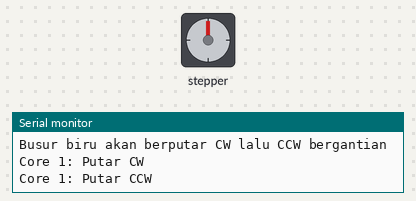
The sketch below on a simulated ESP32-S3. Shown: stepper motor, the last lines printed to the serial monitor. Wiring (inferred from the names in the program): stepper motor driver (200 steps per turn assumed): step GPIO 4; direction GPIO 5; enable GPIO 2.

Above: at 1.05 s.
At 1.5 s:
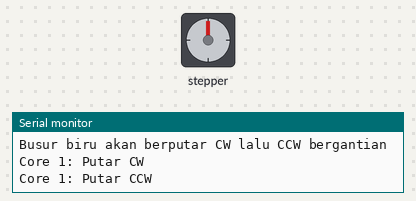
At 1.95 s:
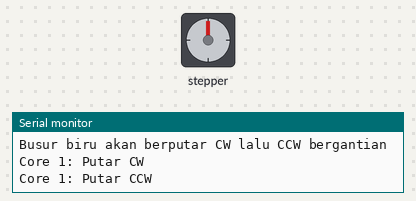
At 2.9 s:
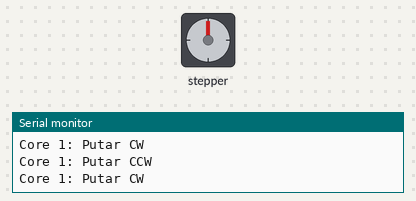
Timing chart, 0 to 5.6 s (numbered marks = the images above):
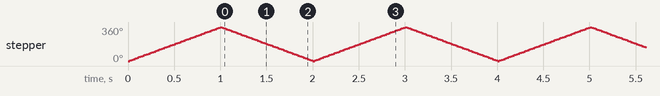

Measured:
- by itself, stepper: turns 360° clockwise in 0.98 s, then 360° counter-clockwise in 0.98 s, repeating every 2.0 s

The sketch:

MotorStepper_test.ino
```cpp
#include <Arduino.h>

#define STEP_PIN 4
#define DIR_PIN 5
#define ENABLE_PIN 2

const int stepsPerRevolution = 200;
const int stepDelay = 2500; // mikrodetik (2.5ms) → cukup lambat agar animasi Wokwi terlihat

TaskHandle_t TaskCore0;
TaskHandle_t TaskCore1;

// ====== TASK CORE 0 (PUTAR CW) ======
void Task1(void *pvParameters) {
  for (;;) {
    digitalWrite(ENABLE_PIN, LOW);   // aktifkan driver
    digitalWrite(DIR_PIN, HIGH);     // arah CW

    Serial.print("Core ");
    Serial.print(xPortGetCoreID());
    Serial.println(": Putar CW");

    for (int i = 0; i < stepsPerRevolution; i++) {
      digitalWrite(STEP_PIN, HIGH);
      delayMicroseconds(stepDelay);
      digitalWrite(STEP_PIN, LOW);
      delayMicroseconds(stepDelay);
    }

    delay(1000); // jeda 1 detik sebelum arah berikutnya
  }
}

// ====== TASK CORE 1 (PUTAR CCW) ======
void Task2(void *pvParameters) {
  for (;;) {
    digitalWrite(ENABLE_PIN, LOW);   // aktifkan driver
    digitalWrite(DIR_PIN, LOW);      // arah CCW

    Serial.print("Core ");
    Serial.print(xPortGetCoreID());
    Serial.println(": Putar CCW");

    for (int i = 0; i < stepsPerRevolution; i++) {
      digitalWrite(STEP_PIN, HIGH);
      delayMicroseconds(stepDelay);
      digitalWrite(STEP_PIN, LOW);
      delayMicroseconds(stepDelay);
    }

    delay(1000); // jeda sebelum putar berikutnya
  }
}

void setup() {
  Serial.begin(115200);
  pinMode(STEP_PIN, OUTPUT);
  pinMode(DIR_PIN, OUTPUT);
  pinMode(ENABLE_PIN, OUTPUT);

  digitalWrite(ENABLE_PIN, LOW); // selalu aktif supaya gerak terlihat

  Serial.println("=== Stepper ESP32-S3 Wokwi ===");
  Serial.println("Busur biru akan berputar CW lalu CCW bergantian");

  // Jalankan task di dua core
  xTaskCreatePinnedToCore(Task1, "TaskCore0", 10000, NULL, 1, &TaskCore0, 0);
  delay(500);
  xTaskCreatePinnedToCore(Task2, "TaskCore1", 10000, NULL, 1, &TaskCore1, 1);
}

void loop() {
  // kosong karena dijalankan oleh task
}
```
